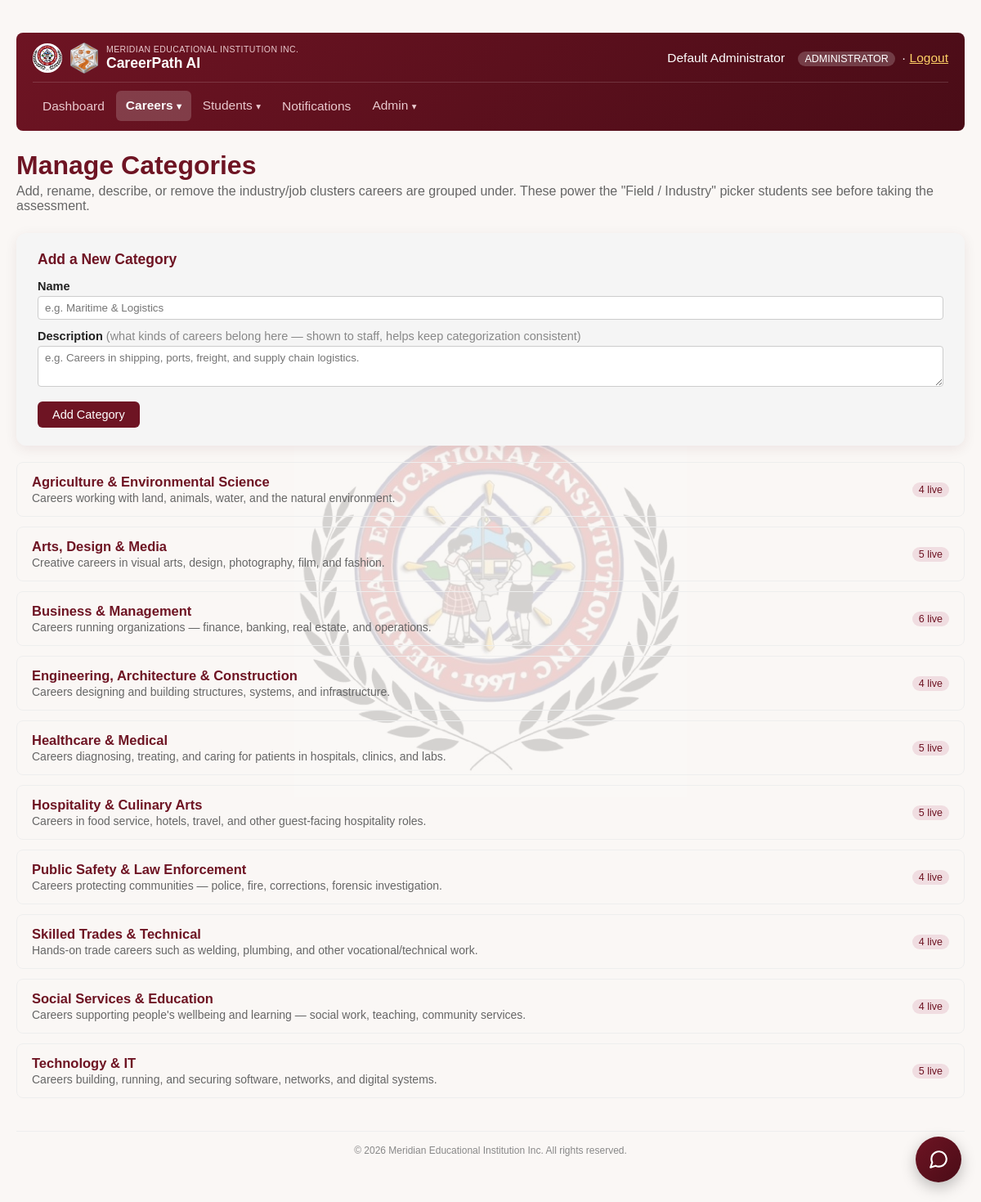
/php/career_categories.php (signed in), run on the app's committed database.
### tables this page shows
CREATE TABLE IF NOT EXISTS career_categories (
    category_id  INT AUTO_INCREMENT PRIMARY KEY,
    name         VARCHAR(100) NOT NULL UNIQUE,
    description  TEXT NULL,
    created_at   TIMESTAMP DEFAULT CURRENT_TIMESTAMP
);

### php/auth.php (called while the page is built, shortened)
<?php
function current_user(): ?array
{
    return [
        'user_id' => $_SESSION['user_id'],
        'name' => $_SESSION['user_name'],
        'email' => $_SESSION['user_email'],
        'role' => $_SESSION['user_role'],
    ];
}
function require_login(): array
{
    $user = current_user();
    return $user;
}
function require_role(array $allowedRoles): array
{
    $user = require_login();
    return $user;
}

### php/career_categories.php (the view, shortened to what this page needs)
<?php
require __DIR__ . '/auth.php';
$currentUser = require_role(['administrator', 'counselor']);
$pdo = get_db();
$categories = $pdo->query(
    "SELECT cc.*,
        (SELECT COUNT(*) FROM careers WHERE career_category = cc.name) AS live_count,
        (SELECT COUNT(*) FROM pending_careers WHERE career_category = cc.name) AS pending_count
     FROM career_categories cc
     ORDER BY cc.name"
)->fetchAll();
?>
<!DOCTYPE html>
<html lang="en">
<head>
</head>
<body>
    <img src="assets/img/logo.png" alt="" class="site-watermark">
    <div class="wrap">
        <?php require __DIR__ . '/nav.php'; ?>
        <h1>Manage Categories</h1>
        <p class="subtitle">Add, rename, describe, or remove the industry/job clusters careers are grouped under. These power the "Field / Industry" picker students see before taking the assessment.</p>
        <div class="panel">
            <h2>Add a New Category</h2>
            <form method="POST">
                <label>Name</label>
                <input type="text" name="name" placeholder="e.g. Maritime & Logistics" required>
                <label>Description <span style="font-weight:normal;color:#888;">(what kinds of careers belong here — shown to staff, helps keep categorization consistent)</span></label>
                <textarea name="description" placeholder="e.g. Careers in shipping, ports, freight, and supply chain logistics."></textarea>
                <div class="actions">
                    <button type="submit" class="btn btn-primary">Add Category</button>
                </div>
            </form>
        </div>
        <?php foreach ($categories as $cat): ?>
            <?php $totalUses = (int) $cat['live_count'] + (int) $cat['pending_count']; ?>
            <details class="category-row">
                <summary>
                    <span>
                        <div class="title"><?= htmlspecialchars($cat['name']) ?></div>
                        <?php if ($cat['description']): ?>
                            <div class="desc"><?= htmlspecialchars($cat['description']) ?></div>
                        <?php else: ?>
                            <div class="desc no-desc">No description yet</div>
                        <?php endif; ?>
                    </span>
                    <span class="count-tag <?= $totalUses === 0 ? 'zero' : '' ?>">
                        <?= (int) $cat['live_count'] ?> live<?= $cat['pending_count'] > 0 ? ', ' . (int) $cat['pending_count'] . ' pending' : '' ?>
                    </span>
                </summary>
            </details>
        <?php endforeach; ?>
    </div>
<?php require __DIR__ . '/footer.php'; ?>
</body>
</html>

### php/nav.php (shortened to what this page needs)
<?php
$cpNavUnread = staff_unread_count(get_db(), (int) $currentUser['user_id']);
$cpCurrentPage = basename($_SERVER['PHP_SELF'] ?? '');
$cpIsActive = fn(array $pages) => in_array($cpCurrentPage, $pages, true) ? 'cp-active' : '';
?>
<div class="cp-nav">
    <div class="cp-nav-top">
    <a href="dashboard.php" class="cp-nav-brand">
        <img src="assets/img/logo.png" alt="Meridian Educational Institution Inc. logo" class="cp-nav-logo">
        <img src="assets/img/logo-hex.png" alt="CareerPath AI logo" class="cp-nav-logo cp-nav-logo-hex">
        <span class="cp-nav-brand-text">
            <span class="cp-nav-school">Meridian Educational Institution Inc.</span>
            <span class="cp-nav-title">CareerPath AI</span>
        </span>
    </a>
    <div class="cp-nav-user">
        <a href="staff_profile.php" class="cp-nav-user-name <?= $cpIsActive(['staff_profile.php']) ?>"><?= htmlspecialchars($currentUser['name']) ?></a>
        <span class="cp-role-badge"><?= htmlspecialchars($currentUser['role']) ?></span>
        · <a href="logout.php">Logout</a>
    </div>
    </div>
    <div class="cp-nav-links" id="cp-nav-links">
        <a class="cp-nav-item <?= $cpIsActive(['dashboard.php']) ?>" href="dashboard.php">Dashboard</a>
        <div class="cp-dropdown">
            <button type="button" class="cp-nav-item cp-dropdown-toggle <?= $cpIsActive(['careers.php', 'careers_manage.php', 'career_categories.php']) ?>">Careers <span class="cp-caret">▾</span></button>
        </div>
        <div class="cp-dropdown">
            <button type="button" class="cp-nav-item cp-dropdown-toggle <?= $cpIsActive(['students_lookup.php', 'consultations.php', 'audit_log.php']) ?>">Students <span class="cp-caret">▾</span></button>
        </div>
        <a class="cp-nav-item <?= $cpIsActive(['staff_notifications.php']) ?>" href="staff_notifications.php">Notifications<?php if ($cpNavUnread > 0): ?> <span class="cp-badge"><?= $cpNavUnread ?></span><?php endif; ?></a>
        <?php if ($currentUser['role'] === 'administrator'): ?>
            <div class="cp-dropdown">
                <button type="button" class="cp-nav-item cp-dropdown-toggle <?= $cpIsActive(['users.php', 'settings.php', 'backup.php', 'change_history.php']) ?>">Admin <span class="cp-caret">▾</span></button>
            </div>
        <?php endif; ?>
    </div>
</div>

### php/footer.php (shortened to what this page needs)
<footer class="cp-footer">
    &copy; <?= date('Y') ?> Meridian Educational Institution Inc. All rights reserved.
</footer>
<?php require __DIR__ . '/chatbot_widget.php'; ?>

### php/chatbot_widget.php (shortened to what this page needs)
<div id="cp-chatbot">
    <button type="button" id="cp-chatbot-toggle" aria-label="Open CareerPath AI assistant">
    </button>
</div>

### php/career_categories.php (style rules this page uses)
* { box-sizing: border-box; }
body { font-family: Arial, sans-serif; margin: 0; padding: 40px 20px; color: #222; background: #faf7f5; }
.wrap { max-width: 1280px; margin: 0 auto; }
h1 { color: #6e1423; margin-bottom: 4px; }
.subtitle { color: #666; margin-top: 0; margin-bottom: 24px; }
.panel { background: #f5f5f5; border-radius: 12px; box-shadow: 0 4px 16px rgba(74,12,23,0.08); padding: 22px 26px; margin-bottom: 20px; }
.panel h2 { margin: 0 0 14px; color: #6e1423; font-size: 17.5px; }
label { display: block; font-size: 14.5px; font-weight: bold; margin: 12px 0 4px; }
input[type=text], textarea { width: 100%; padding: 6px 8px; border: 1px solid #ccc; border-radius: 4px; font-family: inherit; box-sizing: border-box; }
textarea { min-height: 50px; }
button.btn { padding: 8px 18px; border: none; border-radius: 6px; font-size: 14.5px; cursor: pointer; margin-right: 8px; }
.btn-primary { background: #6e1423; color: #fff; }
.actions { margin-top: 14px; }
.category-row { border: 1px solid #eee; border-radius: 8px; padding: 14px 18px; margin-bottom: 12px; }
.category-row summary { cursor: pointer; list-style: none; display: flex; justify-content: space-between; align-items: center; font-size: 15.5px; gap: 10px; }
.category-row summary .title { font-weight: bold; color: #6e1423; font-size: 16.5px; }
.category-row summary .desc { color: #666; font-size: 14px; font-weight: normal; margin-top: 2px; }
.count-tag { display: inline-block; padding: 2px 8px; border-radius: 10px; font-size: 12.5px; background: #f0dde1; color: #6e1423; white-space: nowrap; }
.site-watermark { position: fixed; top: 50%; left: 50%; transform: translate(-50%, -50%); width: 480px; max-width: 60vw; opacity: 0.15; z-index: -1; pointer-events: none; user-select: none; }

### php/nav.php (style rules this page uses)
.cp-nav { display: flex; flex-direction: column; gap: 10px; background: linear-gradient(135deg, #6e1423 0%, #4a0c17 100%); color: #fff; padding: 12px 20px; border-radius: 8px; margin-bottom: 24px; font-size: 15.5px; position: relative; }
.cp-nav-top { display: flex; align-items: center; justify-content: space-between; flex-wrap: wrap; gap: 8px 16px; }
.cp-nav-brand { display: flex; align-items: center; gap: 10px; text-decoration: none; margin-right: 10px; flex-shrink: 0; }
.cp-nav-logo { width: 36px; height: 36px; border-radius: 50%; background: #fff; object-fit: cover; flex-shrink: 0; }
.cp-nav-logo-hex { border-radius: 0; background: none; width: 34px; height: auto; object-fit: contain; }
.cp-nav-brand-text { display: flex; flex-direction: column; line-height: 1.2; }
.cp-nav-school { font-size: 10.5px; text-transform: uppercase; letter-spacing: 0.4px; color: #e9c9ce; font-weight: normal; }
.cp-nav-title { font-size: 17.5px; font-weight: bold; color: #fff; }
.cp-nav-links { display: flex; align-items: center; flex-wrap: wrap; gap: 2px; border-top: 1px solid rgba(255,255,255,0.15); padding-top: 10px; }
.cp-nav-item { color: #e9c9ce; text-decoration: none; padding: 8px 12px; border-radius: 6px; background: none; border: none; font: inherit; font-size: 15.5px; font-family: inherit; cursor: pointer; display: inline-block; box-sizing: border-box; line-height: 20px; vertical-align: middle; margin: 0; appearance: none; -webkit-appearance: none; }
.cp-nav-item.cp-active { color: #fff; background: rgba(255,255,255,0.18); font-weight: bold; }
.cp-caret { font-size: 11.5px; }
.cp-dropdown { position: relative; }
.cp-nav-user { color: #fff; white-space: nowrap; text-align: right; flex-shrink: 0; }
.cp-nav-user a { color: #ffd166; }
a.cp-nav-user-name { color: #fff; text-decoration: none; padding: 4px 8px; border-radius: 6px; transition: background-color 0.15s ease; }
.cp-role-badge { background: rgba(255,255,255,0.2); padding: 2px 8px; border-radius: 10px; font-size: 12.5px; text-transform: uppercase; margin: 0 4px; }

### php/footer.php (style rules this page uses)
.cp-footer { margin-top: 40px; padding: 16px 20px; text-align: center; font-size: 12px; color: #888; border-top: 1px solid #eee; }

### php/chatbot_widget.php (style rules this page uses)
#cp-chatbot { position: fixed; bottom: 24px; right: 24px; z-index: 1000; font-family: Arial, sans-serif; }
#cp-chatbot-toggle { width: 56px; height: 56px; border-radius: 50%; border: none; background: linear-gradient(135deg, #6e1423 0%, #4a0c17 100%); color: #fff; cursor: pointer; box-shadow: 0 6px 18px rgba(0,0,0,0.25); display: flex; align-items: center; justify-content: center; padding: 0; }
#cp-chatbot-toggle svg { width: 26px; height: 26px; }

### data on the page
career_categories: name "Agriculture & Environmental Science", description "Careers working with land, animals, water, and the natural environment.", live_count "4"
career_categories: name "Arts, Design & Media", description "Creative careers in visual arts, design, photography, film, and fashion.", live_count "5"
career_categories: name "Business & Management", description "Careers running organizations — finance, banking, real estate, and operations.", live_count "6"
career_categories: name "Engineering, Architecture & Construction", description "Careers designing and building structures, systems, and infrastructure.", live_count "4"
career_categories: name "Healthcare & Medical", description "Careers diagnosing, treating, and caring for patients in hospitals, clinics, and labs.", live_count "5"
career_categories: name "Hospitality & Culinary Arts", description "Careers in food service, hotels, travel, and other guest-facing hospitality roles.", live_count "5"
career_categories: name "Public Safety & Law Enforcement", description "Careers protecting communities — police, fire, corrections, forensic investigation.", live_count "4"
career_categories: name "Skilled Trades & Technical", description "Hands-on trade careers such as welding, plumbing, and other vocational/technical work.", live_count "4"
career_categories: name "Social Services & Education", description "Careers supporting people's wellbeing and learning — social work, teaching, community services.", live_count "4"
career_categories: name "Technology & IT", description "Careers building, running, and securing software, networks, and digital systems.", live_count "5"

### other printed values
$currentUser['name'] "Default Administrator"
$currentUser['role'] "ADMINISTRATOR"
